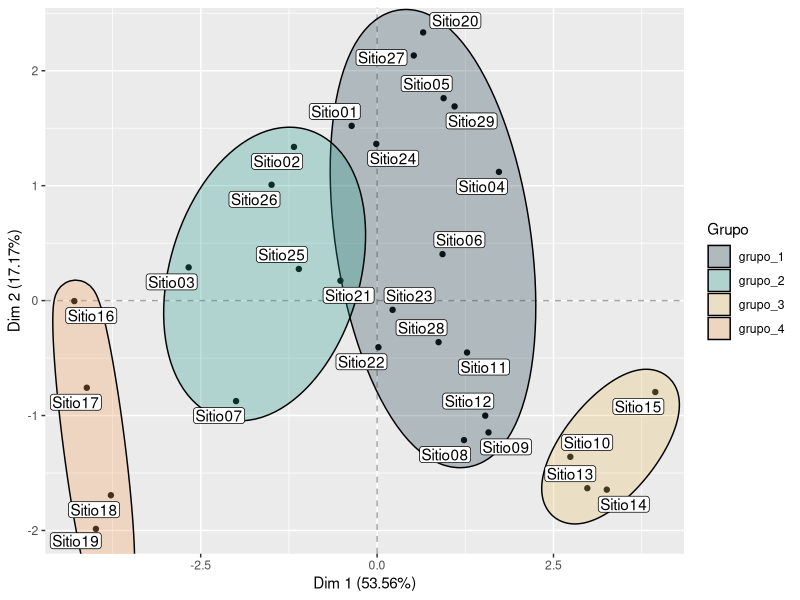
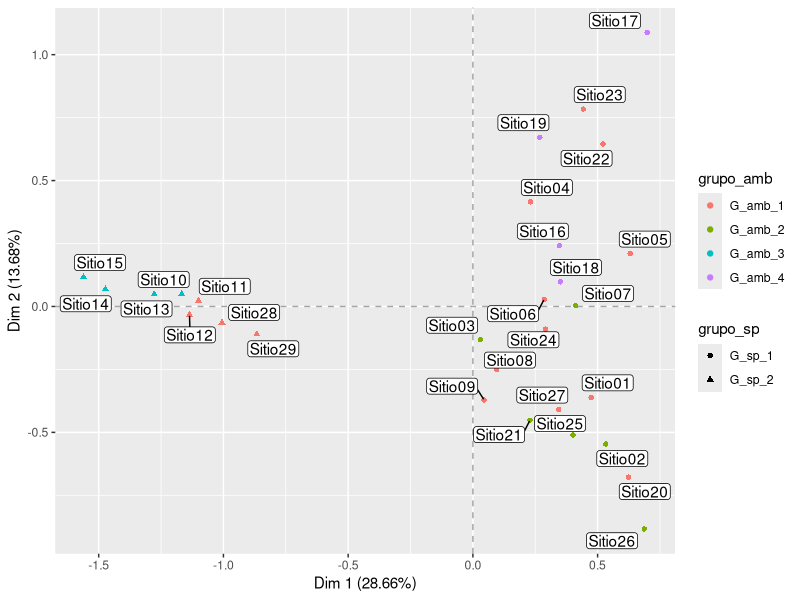
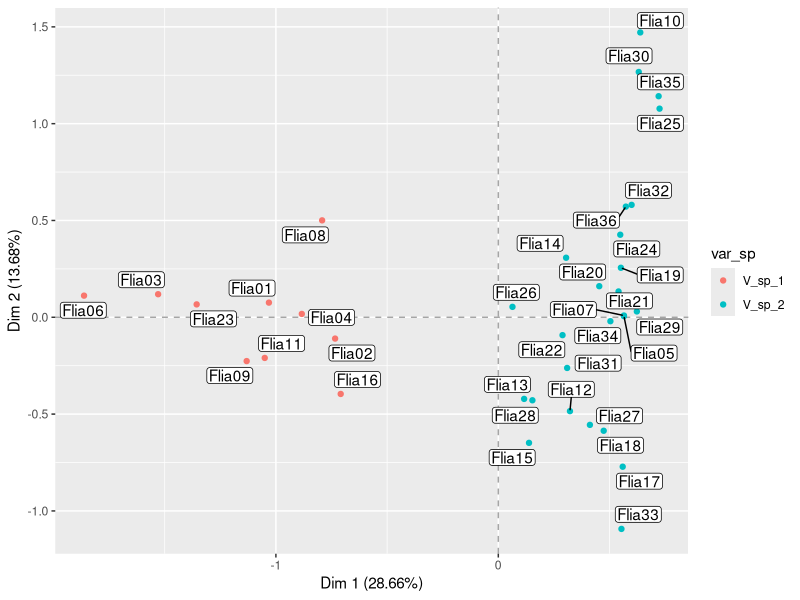
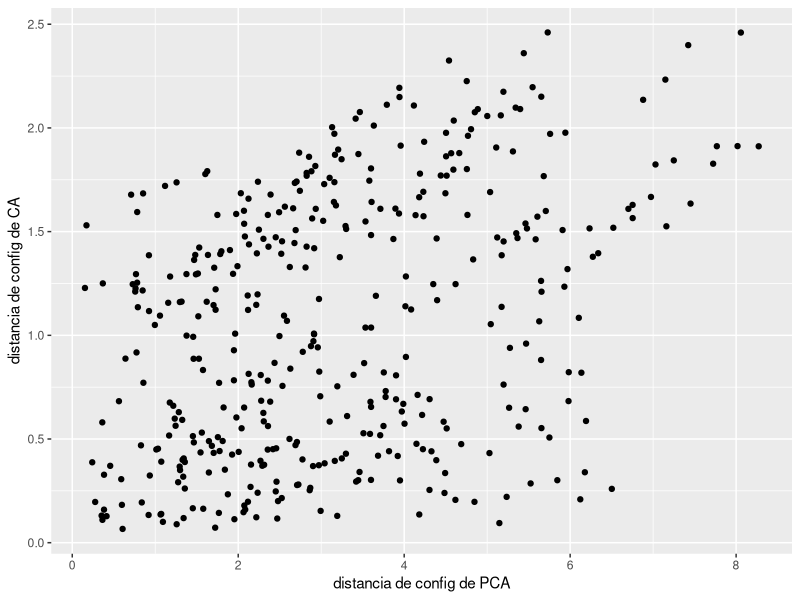
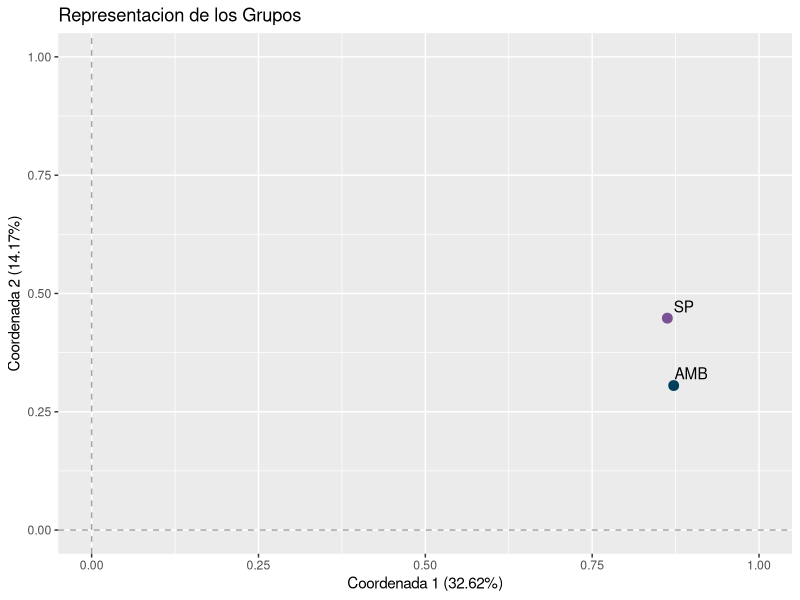
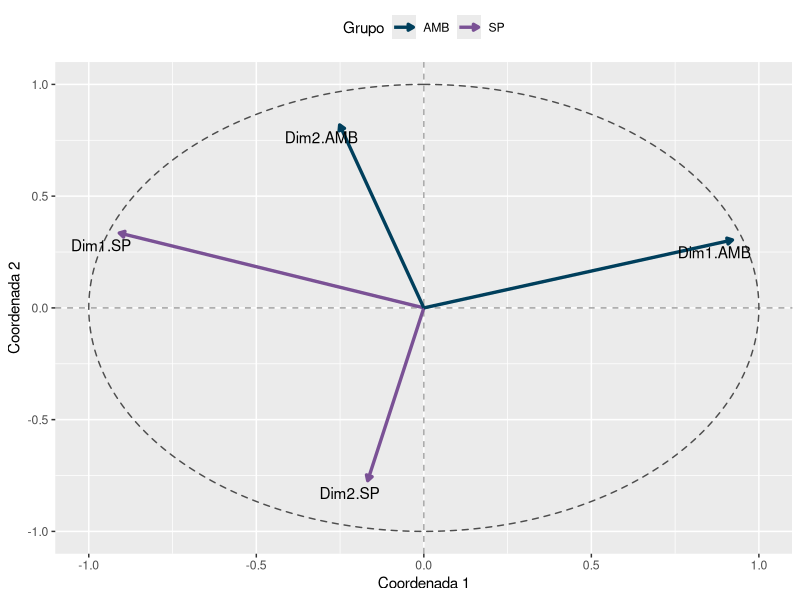
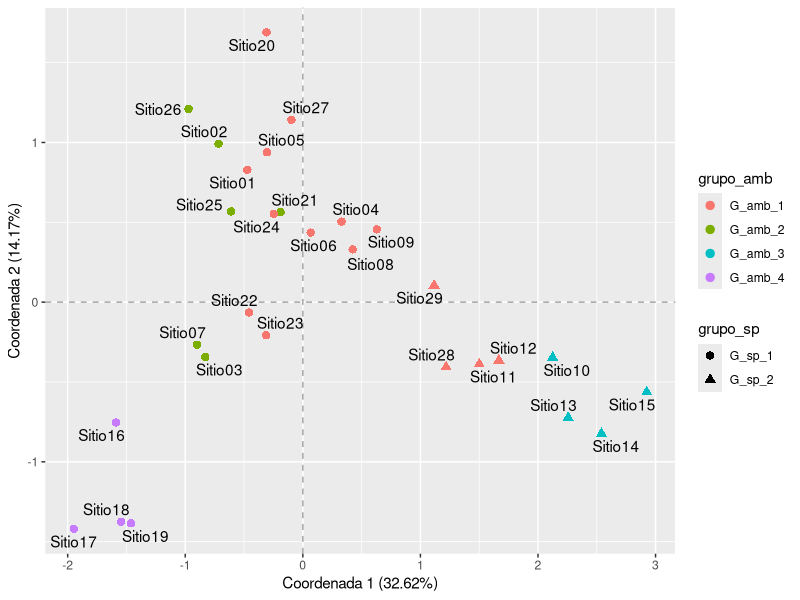
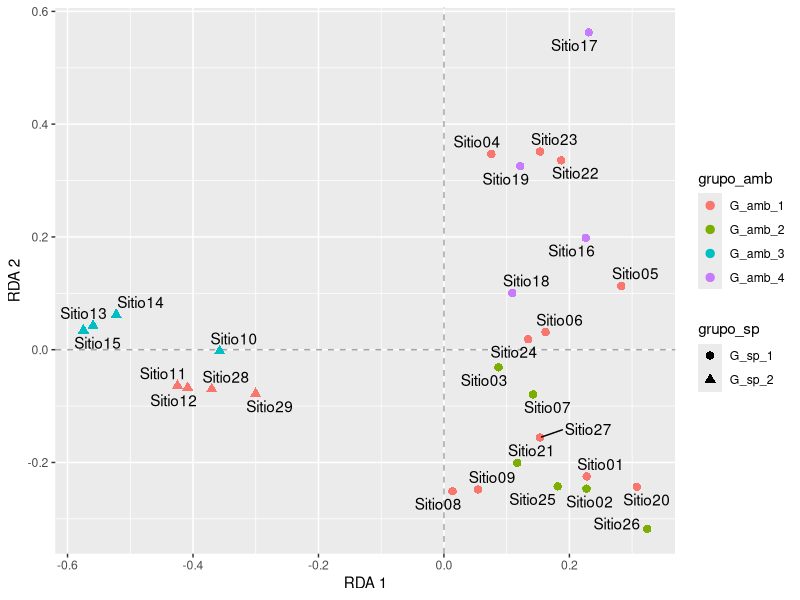

Write R code to recreate these figures, in order.
## ---- chunk 1
knitr::opts_chunk$set(
  echo = FALSE, message = FALSE, warning = FALSE, fig.align = "center",
  fig.pos = "H", out.extra = "", fig.height = 3.5, fig.width = 5
)
colores <- c("#003f5c", "#7a5195", "#ef5675", "#ffa600")
## ---- chunk 2

#library(devtools)
#install_github("thibautjombart/adegenet")
# 
#library(cluster)
library(FactoMineR)
library(ggplot2)
library(ggrepel)
library(ggforce)
library(vegan)
library(kableExtra)
#source(here::here("src", "utils.R"))

## ---- chunk 3
LACAR <- read.csv2(
  here::here("data", "raw", "LACAR.csv"),
  row.names = 1
)
X<-LACAR[,2:10]
Y<-LACAR[,11:46]

## ---- chunk 4
ca_y <- CA(Y,graph=F)
pca_x <- PCA(X,graph=F) 
## ---- chunk 5
x_breaks <- c(-0.2, 0)
y_breaks <- c(0)

df <- data.frame(pca_x$ind$coord[,1:2])
colnames(df) <- c("X1", "X2")

grupos <- cutree(hclust(dist(df), method = "average"),4)
df$grupo <- grupos
df$grupo <- paste("grupo",df$grupo , sep="_")

df$sitio <- rownames(Y)
df$cuenca <- paste("grupo",LACAR$cuenca , sep="_")


ggplot(df) + 
  geom_vline(xintercept = 0, linetype = "dashed", color = "gray30", alpha = 0.5) + 
  geom_hline(yintercept = 0, linetype = "dashed", color = "gray30", alpha = 0.5) +
  geom_point(aes(x=X1, y=X2)) +  
  geom_mark_ellipse(aes(x=X1, y=X2, fill = grupo)) +
  geom_label_repel(
    aes(X1, X2, label = sitio), 
    label.padding = 0.1, 
    max.overlaps = 30
  ) +
  scale_fill_manual(
    values = c("#264653", "#2A9D8F", "#E9C46A", "#F4A261", "#E76F51")
  ) + 
  labs(
    x = "Dim 1 (53.56%)",
    y = "Dim 2 (17.17%)",
    fill = "Grupo"
  )
## ---- chunk 6
x_breaks <- c(-0.2, 0)
y_breaks <- c(0)

df <- data.frame(ca_y$row$coord[,1:2])
colnames(df) <- c("X1", "X2")

grupo_2 <-  cutree(hclust(dist(df), method = "average"),2)
df$grupo_sp <-  grupo_2
df$grupo_sp <- paste("G_sp",df$grupo_sp , sep="_")


df$grupo_amb <-  grupos
df$grupo_amb <- paste("G_amb",df$grupo_amb , sep="_")

df$sitio <- rownames(Y)

df$cuenca <- paste("grupo",LACAR$cuenca , sep="_")



ggplot(df) + 
  geom_vline(xintercept = 0, linetype = "dashed", color = "gray30", alpha = 0.5) + 
  geom_hline(yintercept = 0, linetype = "dashed", color = "gray30", alpha = 0.5) +
  geom_point(aes(x=X1, y=X2, color = grupo_amb, pch=grupo_sp)) +  
  geom_label_repel(
    aes(X1, X2, label = sitio), 
    label.padding = 0.1, 
    max.overlaps = 30
  ) +
  scale_fill_manual(
    values = c("#264653", "#2A9D8F", "#E9C46A", "#F4A261", "#E76F51")
  ) + 
  labs(
    x = "Dim 1 (28.66%)",
    y = "Dim 2 (13.68%)",
    fill = "Grupo"
  )
## ---- chunk 7
x_breaks <- c(-0.2, 0)
y_breaks <- c(0)

df <- data.frame(ca_y$col$coord[,1:2])
colnames(df) <- c("X1", "X2")

grupo_3 <-  cutree(hclust(dist(df), method = "average"),2)
df$var_sp <-  grupo_3
df$var_sp <- paste("V_sp",df$var_sp , sep="_")

df$sitio <- colnames(Y)




ggplot(df) + 
  geom_vline(xintercept = 0, linetype = "dashed", color = "gray30", alpha = 0.5) + 
  geom_hline(yintercept = 0, linetype = "dashed", color = "gray30", alpha = 0.5) +
  geom_point(aes(x=X1, y=X2, color = var_sp)) +  
  geom_label_repel(
    aes(X1, X2, label = sitio), 
    label.padding = 0.1, 
    max.overlaps = 30
  ) +
  scale_fill_manual(
    values = c("#264653", "#2A9D8F", "#E9C46A", "#F4A261", "#E76F51")
  ) + 
  labs(
    x = "Dim 1 (28.66%)",
    y = "Dim 2 (13.68%)",
    fill = "Grupo"
  )
## ---- chunk 8
dist_ca_y <- dist(ca_y$row$coord[,1:2])
dist_pca_x <- dist(pca_x$ind$coord[,1:2])

## ---- chunk 9
cor(dist_pca_x, dist_ca_y)
## ---- chunk 10
ggplot(data.frame("x"=c(dist_pca_x), "y"=c(dist_ca_y))) + 
  geom_point(aes(x,y)) + 
  xlab("distancia de config de PCA") +
  ylab("distancia de config de CA")
## ---- chunk 11
yx <- cbind(Y,X)

mfa <- MFA(yx, group = c(36,9), type = c("f", "s"), ncp = 2,
                name.group = c("SP","AMB"), graph = F)

## ---- chunk 12
kable(
  mfa$group$RV,
  digits = 3,
  align = "c",
  format = "latex",
  caption = "Coeficiente RV"
) %>%
  kable_styling(font_size = 10, latex_options = "HOLD_position") %>%
  kable_classic_2()
## ---- chunk 13
mfa_groups_data <- as.data.frame(mfa$group$coord)[, 1:2]
mfa_groups_data$temporada <- rownames(mfa_groups_data)
rownames(mfa_groups_data) = NULL
colnames(mfa_groups_data) = c("x", "y", "temporada")

ggplot(mfa_groups_data, aes(x, y)) +
  geom_hline(yintercept = 0, linetype = "dashed", color = "gray30", alpha = 0.5) +
  geom_vline(xintercept = 0, linetype = "dashed", color = "gray30", alpha = 0.5) +
  geom_point(aes(color = temporada), size = 3) + 
  geom_text_repel(aes(label = temporada)) + 
  scale_color_manual(values = colores, guide = FALSE) + 
  labs(
    x = "Coordenada 1 (32.62%)",
    y = "Coordenada 2 (14.17%)",
    title = "Representacion de los Grupos"
  ) +
  lims(x = c(0, 1), y = c(0, 1))
## ---- chunk 14
mfa_partial_axes_data <- as.data.frame(mfa$partial.axes$coord)
colnames(mfa_partial_axes_data) <- c("x1", "y1")
mfa_partial_axes_data$x0 <- 0
mfa_partial_axes_data$y0 <- 0
mfa_partial_axes_data$etiqueta <- rownames(mfa_partial_axes_data)
color <- strsplit(rownames(mfa_partial_axes_data), ".", fixed = TRUE)
mfa_partial_axes_data$grupo <- sapply(color, `[[`, 2)

ggplot(mfa_partial_axes_data) + 
    geom_vline(xintercept = 0, linetype = "dashed", color = "gray30", alpha = 0.5) + 
    geom_hline(yintercept = 0, linetype = "dashed", color = "gray30", alpha = 0.5) +
    geom_circle(
      aes(x0 = x, y0 = y, r = r), 
      linetype = "dashed", color = "gray30", alpha = 0.5,
      data = data.frame(x = 0, y = 0, r = 1)
    ) + 
    geom_segment(
      aes(x = x0, y = y0, xend = x1, yend = y1, color = grupo),
      arrow = arrow(length = unit(0.15, "cm"), type ="closed"),
      size = 1.15
    ) + 
    geom_text_repel(
      aes(x1, y1, label = etiqueta)
    ) + 
    scale_color_manual(values = colores) + 
    lims(x = c(-1, 1), y = c(-1, 1)) + 
    labs(x = "Coordenada 1", y = "Coordenada 2", color = "Grupo") + 
    theme(legend.position = "top")
## ---- chunk 15
mfa_ind_data <- as.data.frame(mfa$ind$coord)
mfa_ind_data$etiqueta <- rownames(mfa_ind_data)

mfa_ind_data$grupo_amb <-  grupos
mfa_ind_data$grupo_amb <- paste("G_amb",mfa_ind_data$grupo_amb , sep="_")
mfa_ind_data$grupo_sp <-  grupo_2
mfa_ind_data$grupo_sp <- paste("G_sp",mfa_ind_data$grupo_sp , sep="_")



ggplot(mfa_ind_data, aes(Dim.1, Dim.2,grupo_sp, grupo_amb)) + 
  geom_vline(xintercept = 0, linetype = "dashed", color = "gray30", alpha = 0.5) + 
  geom_hline(yintercept = 0, linetype = "dashed", color = "gray30", alpha = 0.5) +
  geom_point(size = 2.5, aes(Dim.1, Dim.2,color =grupo_amb,pch=grupo_sp)) +
  geom_text_repel(aes(label = etiqueta))   +
  labs(    
      x = "Coordenada 1 (32.62%)",
      y = "Coordenada 2 (14.17%)"
      )
## ---- chunk 16
stdY <- decostand(Y, method = "hellinger")
stdX <- decostand(X, method = "standardize")

rda_ <- rda(stdY~.,data=stdX)

rda_

## ---- chunk 17
RsquareAdj(rda_)
## ---- chunk 18
anova(rda_, permutations=1000) # significancia del modelo
## ---- chunk 19
anova(rda_, by='margin', permutations=1000) # significancia var ambientales
## ---- chunk 20
anova(rda_, by='axis', permutations=1000) # significancia d
## ---- chunk 21

ind_data <- read.csv(here::here("doc", "tp3","aux_parte_8", "rda_sites.csv"))

ind_data$etiqueta <- rownames(Y)

ind_data$grupo_amb <-  grupos
ind_data$grupo_amb <- paste("G_amb",ind_data$grupo_amb , sep="_")
ind_data$grupo_sp <-  grupo_2
ind_data$grupo_sp <- paste("G_sp",ind_data$grupo_sp , sep="_")

ggplot(ind_data, aes(RDA1, RDA2,grupo_sp, grupo_amb)) + 
  geom_vline(xintercept = 0, linetype = "dashed", color = "gray30", alpha = 0.5) + 
  geom_hline(yintercept = 0, linetype = "dashed", color = "gray30", alpha = 0.5) +
  geom_point(size = 2.5, aes(RDA1, RDA2,color =grupo_amb,pch=grupo_sp)) +
  geom_text_repel(aes(label = etiqueta))   +
  labs(    
      x = "RDA 1",
      y = "RDA 2"
      )


## ---- chunk 22

ind_data <- read.csv(here::here("doc", "tp3","aux_parte_8", "rda_sites.csv"))

ind_data$etiqueta <- rownames(Y)

ind_data$cuenca <- paste("G_sp",LACAR$cuenca , sep="_")


ggplot(ind_data, aes(RDA1, RDA2,cuenca)) + 
  geom_vline(xintercept = 0, linetype = "dashed", color = "gray30", alpha = 0.5) + 
  geom_hline(yintercept = 0, linetype = "dashed", color = "gray30", alpha = 0.5) +
  geom_point(size = 2.5, aes(RDA1, RDA2,color =cuenca)) +
  geom_text_repel(aes(label = etiqueta))   +
  labs(    
      x = "RDA 1",
      y = "RDA 2"
      )


## ---- chunk 23
decorana(Y)
## ---- chunk 24
cca_ <- cca(stdY~.,data=stdX)
cca_ 
## ---- chunk 25
RsquareAdj(cca_)
## ---- chunk 26
anova(cca_, permutations=1000) # significancia del modelo
## ---- chunk 27
anova(cca_, by='margin', permutations=1000) # significancia var ambientales
## ---- chunk 28
anova(cca_, by='axis', permutations=1000) # significancia d
## ---- chunk 29

ind_data <- read.csv(here::here("doc", "tp3","aux_parte_8", "cca_sites.csv"))

ind_data$etiqueta <- rownames(Y)

ind_data$grupo_amb <-  grupos
ind_data$grupo_amb <- paste("G_amb",ind_data$grupo_amb , sep="_")
ind_data$grupo_sp <-  grupo_2
ind_data$grupo_sp <- paste("G_sp",ind_data$grupo_sp , sep="_")

ggplot(ind_data, aes(CCA1, CCA2,grupo_sp, grupo_amb)) + 
  geom_vline(xintercept = 0, linetype = "dashed", color = "gray30", alpha = 0.5) + 
  geom_hline(yintercept = 0, linetype = "dashed", color = "gray30", alpha = 0.5) +
  geom_point(size = 2.5, aes(CCA1, CCA2,color =grupo_amb,pch=grupo_sp)) +
  geom_text_repel(aes(label = etiqueta))   +
  labs(    
      x = "CCA1",
      y = "CCA2"
      )
